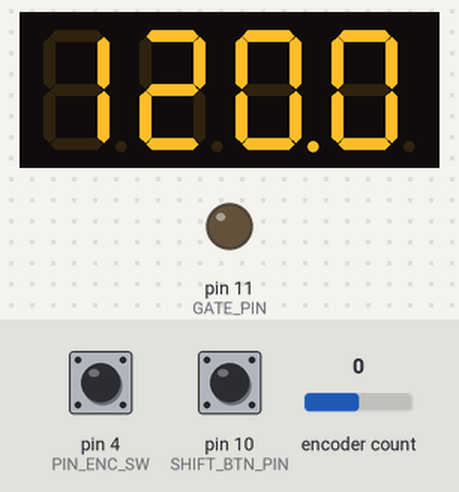
Simulated run of this program. Board: Arduino Nano, built with avr-gcc and run on an emulated ATmega328P. Parts: 4-digit seven-segment display, output pins drawn as LEDs (lit = HIGH). The test bench sets the inputs (shaded band); at power-on: pin 10 (SHIFT_BTN_PIN) HIGH, pin 4 (PIN_ENC_SW) HIGH, encoder count 0. MIDI output is not drawn; pins used as bus, display or sensor lines are not drawn.

Above: at 1.2 s.
1.3 s: pin 10 (SHIFT_BTN_PIN) pulled LOW for 0.15 s
At 1.37 s:
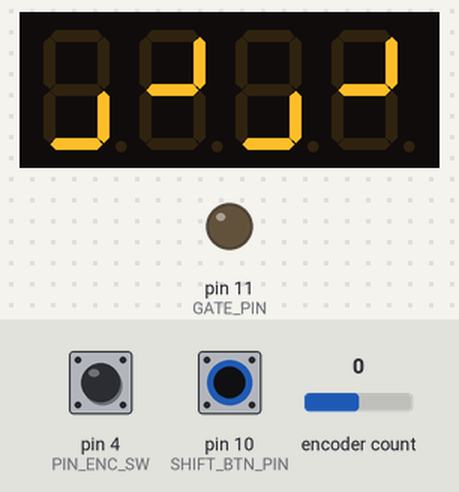
2.9 s: pin 4 (PIN_ENC_SW) pulled LOW for 0.15 s
At 3.19 s:
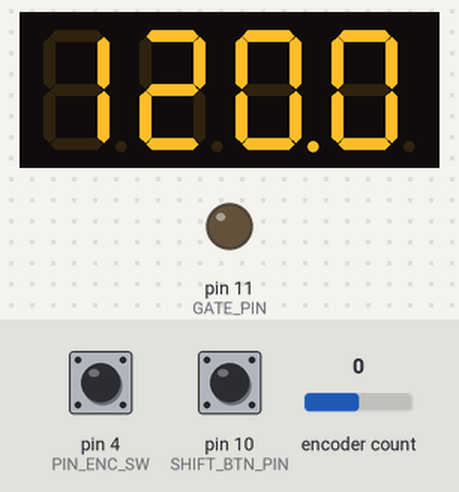
3.6 s: encoder count set to 1
At 3.81 s:
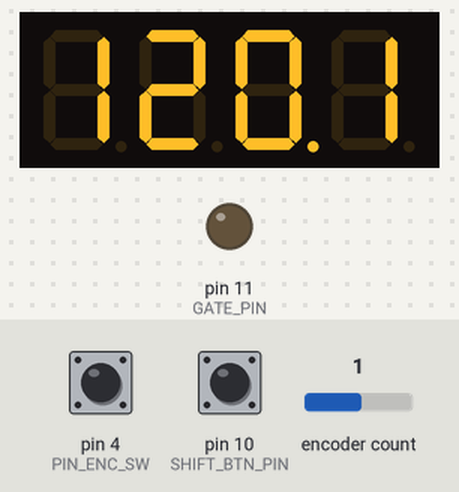
5.1 s: pin 10 (SHIFT_BTN_PIN) pulled LOW for 1 s
At 5.32 s:
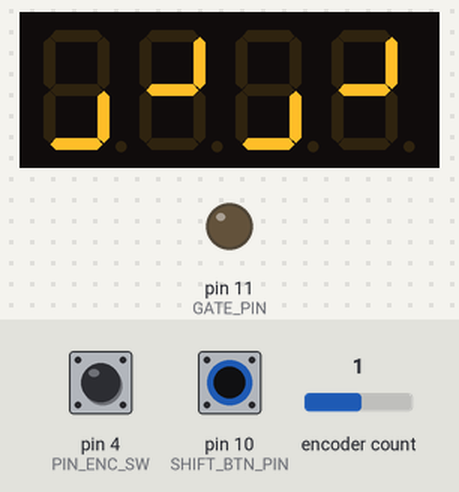
6.7 s: encoder count set to 2
At 6.92 s:
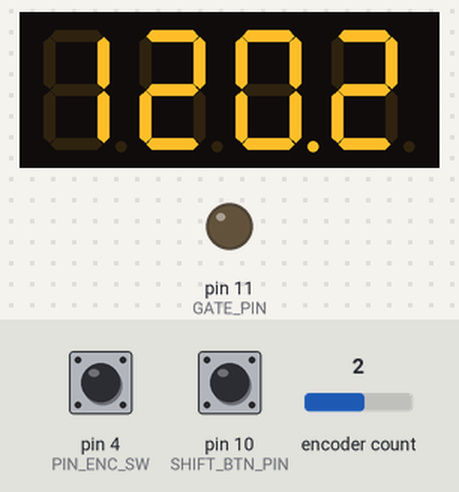
8.2 s: encoder count set to 3
At 8.44 s:
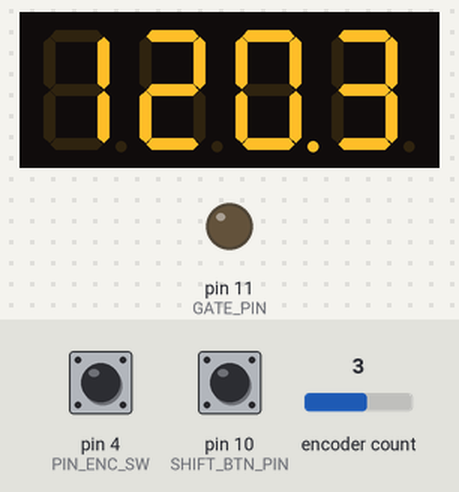
Timing chart, 0 to 10.7 s (numbered marks = the images above; inputs shaded):
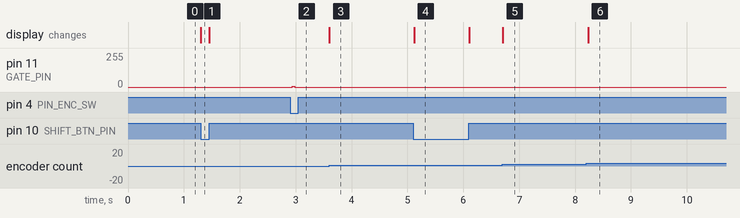

The program:

main.cpp
```cpp
#include <Adafruit_LEDBackpack.h>
#include <Arduino.h>
#include <Encoder.h>
#include <MIDI.h>

#include "main.h"
#include "sequencer.h"
#include "step_controller.h"
#include "transport.h"

// MIDI_CREATE_INSTANCE(HardwareSerial, Serial, MIDI);
MIDI_CREATE_DEFAULT_INSTANCE();
Adafruit_7segment matrix = Adafruit_7segment();
Encoder knob(PIN_ENC_CLK, PIN_ENC_DT);

uint32_t keyDebounceTime[] = {0, 0, 0, 0, 0, 0, 0, 0};
bool keyLastReading[] = {false, false, false, false, false, false, false, false};
bool keyState[] = {false, false, false, false, false, false, false, false};

class SystemTimeController : public TimeController {
public:
  void delayMicros(unsigned int delay) { delayMicroseconds(delay); }
};

class GpioGateController : public GateController {
public:
  void openGate() { digitalWrite(GATE_PIN, HIGH); }
  void closeGate() { digitalWrite(GATE_PIN, LOW); }
};

class SevenSegmentDisplayController : public DisplayController {
public:
  void update() { updateDisplay(); }
};

AdvanceDirection *direction[] = {new Backward(), new Forward()};
uint8_t directionCount = 2;
float directionIndex = 1.0;

State state;
StepController stepController(state);
SystemTimeController timeController;
GpioGateController gateController;
Sequencer sequencer(state, timeController, gateController);
SevenSegmentDisplayController displayController;
Transport transport(state, sequencer, displayController);

float clockDividerIndex = 3.0;

long encoderPosition = 0;
uint32_t encoderUpdateTime = 0;

int8_t ledUpdateIndex = 0;
uint32_t nextLedUpdateTime = 0;

int8_t keyReadIndex = 0;
uint32_t nextKeyReadTime = 0;

bool ledUpdateState = true;

uint32_t shiftKeyDebounceTime = 0;
bool shiftKeyLastReading = false;
bool shiftKeyState = false;

void selectMuxChannel(byte channel) {
  digitalWrite(MUX_PIN_S0, channel >> 0 & 1);
  digitalWrite(MUX_PIN_S1, channel >> 1 & 1);
  digitalWrite(MUX_PIN_S2, channel >> 2 & 1);
  digitalWrite(MUX_PIN_S3, channel >> 3 & 1);
}

void handleClock() {
  uint32_t nowMicros = micros();
  transport.onMidiClock(nowMicros);
}

void handleStart() {
  uint32_t nowMicros = micros();
  transport.onMidiStart(nowMicros);
}

void handleStop() {
  uint32_t nowMicros = micros();
  transport.onMidiStop(nowMicros);
}

void updateLed(uint8_t index) {
  selectMuxChannel(ledChannel[index]);
  bool on = stepController.getLed(index);
  if (on) {
    digitalWrite(MUX_PIN_EN, LOW);
    digitalWrite(MUX_PIN_SG, HIGH);
  } else {
    digitalWrite(MUX_PIN_EN, HIGH);
    digitalWrite(MUX_PIN_SG, LOW);
  }
}

void readKey(uint8_t index) {
  selectMuxChannel(keyChannel[index]);
  if (!debounceKey(index)) {
    return;
  }
  if (keyState[index]) {
    // key down
    stepController.stepKeyDown(index);
  } else {
    // key up
    stepController.stepKeyUp(index);
  }
}

bool debounceKey(uint8_t index) {
  uint32_t nowMicros = micros();
  bool value = digitalRead(MUX_PIN_SG) == LOW;
  if (value != keyLastReading[index]) {
    keyDebounceTime[index] = nowMicros;
  }
  keyLastReading[index] = value;
  if ((nowMicros - keyDebounceTime[index]) > debounceDelay) {
    if (value != keyState[index]) {
      keyState[index] = value;
      return true;
    }
  }
  return false;
}

bool debounceShiftKey(uint32_t nowMicros) {
  // uint32_t nowMicros = micros();
  bool value = digitalRead(SHIFT_BTN_PIN) == LOW;
  if (value != shiftKeyLastReading) {
    shiftKeyDebounceTime = nowMicros;
  }
  shiftKeyLastReading = value;
  if ((nowMicros - shiftKeyDebounceTime) > debounceDelay) {
    if (value != shiftKeyState) {
      shiftKeyState = value;
      if (shiftKeyState) {
        stepController.shiftKeyDown();
      } else {
        stepController.shiftKeyUp();
      }
      updateDisplay();
      return true;
    }
  }
  return false;
}

void handleEncoder() {
  long newPosition = knob.read();
  if (newPosition != encoderPosition) {
    uint32_t nowMicros = micros();
    float accel = 1.0;
    if (encoderUpdateTime > 0) {
      uint32_t delta = nowMicros - encoderUpdateTime;
      if (delta < 2500) {
        accel = 10.0;
      }
    }
    encoderUpdateTime = nowMicros;
    long incr = newPosition - encoderPosition;
    encoderPosition = newPosition;
    if (shiftKeyState) {
      // sequencer.setSwing(sequencer.swing() + knobIncrement * incr * 10);
      directionIndex += knobIncrement * incr * 10;
      if (directionIndex < 0) {
        directionIndex = 0;
      }
      if (directionIndex > directionCount - 1) {
        directionIndex = directionCount - 1;
      }
      sequencer.direction = direction[int(directionIndex)];
    } else if (state.syncMode == INTERNAL_CLOCK || state.syncMode == EXTERNAL_CLOCK_FORCE_STOP) {
      float bpm = transport.clock.bpm();
      bpm += knobIncrement * incr * accel;
      if (bpm < 50.0) {
        bpm = 50.0;
      }
      if (bpm > 1000.0) {
        bpm = 1000.0;
      }
      transport.clock.bpm(bpm);
    } else {
      clockDividerIndex += knobIncrement * incr * 10;
      if (clockDividerIndex < 0) {
        clockDividerIndex = 0;
      }
      if (clockDividerIndex > clockDividersCount - 1) {
        clockDividerIndex = clockDividersCount - 1;
      }
      sequencer.setClockDivider(clockDividers[int(clockDividerIndex)]);
    }
    updateDisplay();
  }
}

uint32_t encoderSwitchDebounceTime = 0;
bool encoderSwitchLastReading = false;
bool encoderSwitchState = false;

void handleSwitch(uint32_t nowMicros) {
  bool value = digitalRead(PIN_ENC_SW) == LOW;
  if (value != encoderSwitchLastReading) {
    encoderSwitchDebounceTime = nowMicros;
  }
  encoderSwitchLastReading = value;
  if ((nowMicros - encoderSwitchDebounceTime) > encoderSwitchDebounceDelay) {
    if (value != encoderSwitchState) {
      encoderSwitchState = value;
      encoderSwitchState = value;

      if (encoderSwitchState) {
        transport.toggleStartStop(nowMicros);
      }
    }
  }
}

void handleInternalClock(uint32_t nowMicros) {
  // TODO: move to transport?
  if (transport.clock.update(nowMicros)) {
    sequencer.handleTick(nowMicros);
  }
}

void showBpm(float bpm) {
  matrix.print(bpm, 1);
  matrix.writeDisplay();
}

void showSwing(float swing) {
  matrix.print(swing, 0);
  matrix.writeDigitRaw(1, 0b10000000); // dot
  matrix.writeDisplay();
}

void showClockDivider(uint8_t index) {
  matrix.writeDigitRaw(0, 0); // blank
  // matrix.writeDigitRaw(0, 0b01001001); // "X"
  // matrix.writeDigitRaw(0, 0b01010010); // "/" slash
  uint8_t stepsPerNote = getClockDividerStepsPerNote(index);
  bool triplet = (stepsPerNote & TRIPLET) != 0;
  stepsPerNote = stepsPerNote & ~TRIPLET;
  if (stepsPerNote > 9) {
    matrix.writeDigitNum(1, stepsPerNote / 10, false);
    matrix.writeDigitNum(3, stepsPerNote % 10, false);
    matrix.writeDigitRaw(4, triplet ? 0b01111000 : 0);
  } else {
    matrix.writeDigitRaw(1, 0);
    matrix.writeDigitNum(3, stepsPerNote, false);
    matrix.writeDigitRaw(4, triplet ? 0b01111000 : 0);
  }
  matrix.writeDisplay();
}

void showSequencerDirection(uint8_t index) {
  if (index == 0) {
    matrix.writeDigitRaw(0, 0b01100000); // "2"
    matrix.writeDigitRaw(1, 0b00011000); // "1"
    matrix.writeDigitRaw(3, 0b01100000); // "2"
    matrix.writeDigitRaw(4, 0b00011000); // "1"
  } else if (index == 1) {
    matrix.writeDigitRaw(0, 0b00001100); // "1"
    matrix.writeDigitRaw(1, 0b01000010); // "2"
    matrix.writeDigitRaw(3, 0b00001100); // "1"
    matrix.writeDigitRaw(4, 0b01000010); // "2"
  } else {
    matrix.writeDigitRaw(0, 0b00001100); // "1"
    matrix.writeDigitRaw(1, 0b01000010); // "2"
    matrix.writeDigitRaw(3, 0b01100000); // "2"
    matrix.writeDigitRaw(4, 0b00011000); // "1"
  }
  matrix.writeDisplay();
}

void updateDisplay() {
  if (shiftKeyState) {
    showSequencerDirection(int(directionIndex));
    // showSwing(sequencer.swing());
  } else if (state.syncMode == INTERNAL_CLOCK || state.syncMode == EXTERNAL_CLOCK_FORCE_STOP) {
    showBpm(transport.clock.bpm());
  } else {
    showClockDivider(int(clockDividerIndex));
  }
}

void processLeds(uint32_t nowMicros) {
  if (nextLedUpdateTime == 0) {
    updateLed(ledUpdateIndex);
    nextLedUpdateTime = nowMicros + ledUpdateDelay;
  } else if (nowMicros > nextLedUpdateTime) {
    digitalWrite(MUX_PIN_EN, HIGH);
    digitalWrite(MUX_PIN_SG, LOW);
    ledUpdateIndex++;
    if (ledUpdateIndex < STEPS) {
      updateLed(ledUpdateIndex);
      nextLedUpdateTime += ledUpdateDelay;
    } else {
      ledUpdateIndex = 0;
      ledUpdateState = false;
      nextLedUpdateTime = 0;
      digitalWrite(MUX_PIN_EN, LOW);
      pinMode(MUX_PIN_SG, INPUT_PULLUP);
    }
  }
}

void processKeys(uint32_t nowMicros) {
  readKey(keyReadIndex);
  if (nextKeyReadTime == 0) {
    nextKeyReadTime = nowMicros + keyReadDelay;
  } else if (nowMicros > nextKeyReadTime) {
    keyReadIndex++;
    nextKeyReadTime += keyReadDelay;
    if (keyReadIndex > 7) {
      keyReadIndex = 0;
      nextKeyReadTime = 0;
      ledUpdateState = true;
      digitalWrite(MUX_PIN_EN, HIGH);
      pinMode(MUX_PIN_SG, OUTPUT);
    }
  }
}

void setup() {
  pinMode(PIN_ENC_SW, INPUT_PULLUP);

  pinMode(MUX_PIN_SG, OUTPUT);
  pinMode(MUX_PIN_S0, OUTPUT);
  pinMode(MUX_PIN_S1, OUTPUT);
  pinMode(MUX_PIN_S2, OUTPUT);
  pinMode(MUX_PIN_S3, OUTPUT);
  pinMode(MUX_PIN_EN, OUTPUT);

  pinMode(SHIFT_BTN_PIN, INPUT_PULLUP);

  pinMode(GATE_PIN, OUTPUT);
  digitalWrite(GATE_PIN, LOW);

  // disconnect outputs
  digitalWrite(MUX_PIN_EN, HIGH);

  MIDI.setHandleClock(handleClock);
  MIDI.setHandleStart(handleStart);
  MIDI.setHandleStop(handleStop);
  MIDI.begin();

  matrix.begin(0x70);
  matrix.setBrightness(1);

  sequencer.setClockDivider(clockDividers[int(clockDividerIndex)]);
  sequencer.direction = direction[int(directionIndex)];

  updateDisplay();
}

void loop() {
  uint32_t nowMicros = micros();
  MIDI.read();
  debounceShiftKey(nowMicros);
  handleEncoder();
  handleSwitch(nowMicros);
  handleInternalClock(nowMicros);
  sequencer.processGate(nowMicros);

  if (ledUpdateState) {
    processLeds(nowMicros);
  } else {
    processKeys(nowMicros);
  }
  yield();
}
```

main.h
```cpp
#pragma once

#include <Arduino.h>

#define PIN_ENC_CLK 3
#define PIN_ENC_DT 2
#define PIN_ENC_SW 4

#define MUX_PIN_SG 14
#define MUX_PIN_S0 8
#define MUX_PIN_S1 7
#define MUX_PIN_S2 6
#define MUX_PIN_S3 5
#define MUX_PIN_EN 9

#define SHIFT_BTN_PIN 10
#define GATE_PIN 11

#define MUX_CHAN_LED1 14
#define MUX_CHAN_LED2 12
#define MUX_CHAN_LED3 10
#define MUX_CHAN_LED4 8
#define MUX_CHAN_LED5 6
#define MUX_CHAN_LED6 4
#define MUX_CHAN_LED7 2
#define MUX_CHAN_LED8 0
#define MUX_CHAN_BTN1 15
#define MUX_CHAN_BTN2 13
#define MUX_CHAN_BTN3 11
#define MUX_CHAN_BTN4 9
#define MUX_CHAN_BTN5 7
#define MUX_CHAN_BTN6 5
#define MUX_CHAN_BTN7 3
#define MUX_CHAN_BTN8 1

const uint8_t keyChannel[] = {
  MUX_CHAN_BTN1,
  MUX_CHAN_BTN2,
  MUX_CHAN_BTN3,
  MUX_CHAN_BTN4,
  MUX_CHAN_BTN5,
  MUX_CHAN_BTN6,
  MUX_CHAN_BTN7,
  MUX_CHAN_BTN8,
};

const uint8_t ledChannel[] = {
  MUX_CHAN_LED1,
  MUX_CHAN_LED2,
  MUX_CHAN_LED3,
  MUX_CHAN_LED4,
  MUX_CHAN_LED5,
  MUX_CHAN_LED6,
  MUX_CHAN_LED7,
  MUX_CHAN_LED8,
};

// micros
const uint32_t debounceDelay = 10;
const uint32_t keyReadDelay = 10;
const uint32_t encoderSwitchDebounceDelay = 500;

const float knobIncrement = 0.025;
const uint32_t ledUpdateDelay = 2000;

void showBpm(float);
void showSwing(float);
void showClockDivider(uint8_t);
void updateDisplay();
bool debounceKey(uint8_t);
```

Measured:
- after the input at 1.3 s, the display: changes at once (image 1)
- after the input at 2.9 s, pin 11 (GATE_PIN): 0/255 → 6/255 at once, → 0/255 0.04 s later
- after the input at 3.6 s, the display: changes at once (image 3)
- after the input at 5.1 s, the display: changes at once (image 4)
- after the input at 6.7 s, the display: changes at once (image 5)
- after the input at 8.2 s, the display: changes at once (image 6)
